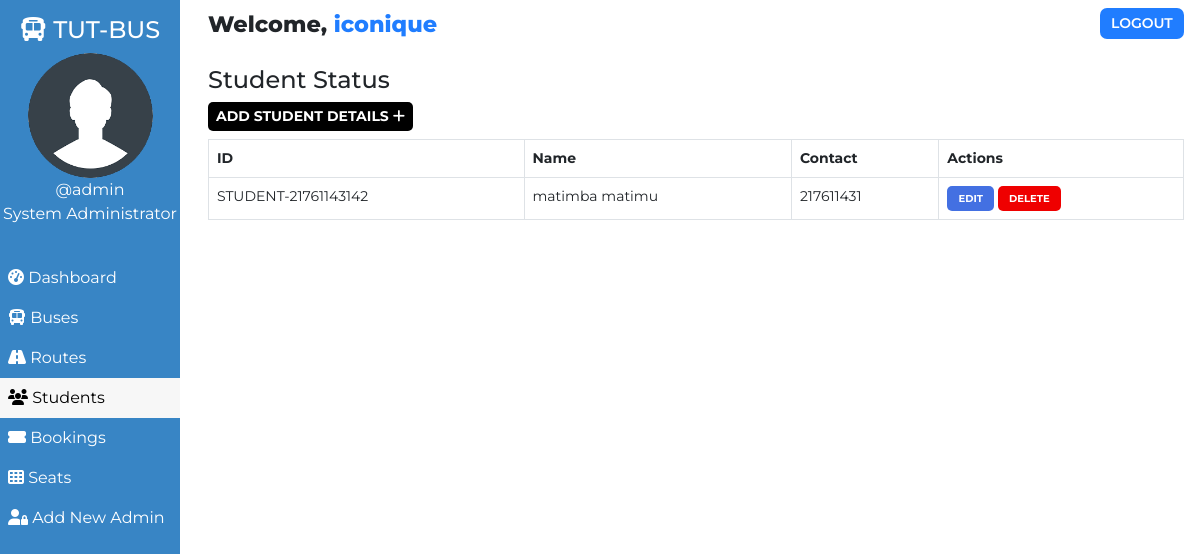
Page /admin/customer.php (signed in) on the committed database.
### tables this page shows
CREATE TABLE `users` (
  `user_id` int(11) NOT NULL,
  `user_fullname` varchar(100) NOT NULL,
  `user_name` varchar(30) NOT NULL,
  `user_password` varchar(255) NOT NULL,
  `user_created` datetime NOT NULL DEFAULT CURRENT_TIMESTAMP
);

CREATE TABLE `customers` (
  `id` int(100) NOT NULL,
  `customer_id` varchar(255) NOT NULL,
  `customer_name` varchar(30) NOT NULL,
  `customer_phone` varchar(10) NOT NULL,
  `customer_created` datetime NOT NULL DEFAULT CURRENT_TIMESTAMP
);

### admin/customer.php (the view, shortened to what this page needs)
<!DOCTYPE html>
<html lang="en">
<head>
    <link href="https://cdn.jsdelivr.net/npm/bootstrap@5.0.1/dist/css/bootstrap.min.css" rel="stylesheet">
    <?php
        $page="customer";
    ?>
</head>
<body>
    <?php require '../assets/partials/_admin-header.php';?>
        <?php
            $resultSql = "SELECT * FROM `customers` ORDER BY customer_created DESC";
            $resultSqlResult = mysqli_query($conn, $resultSql);
            if(!mysqli_num_rows($resultSqlResult)){ ?>
                <div class="container mt-4">
                    <div id="noCustomers" class="alert alert-dark " role="alert">
                        <h1 class="alert-heading">No Students registered to use a bus!!</h1>
                        <p class="fw-light">Be the first person to add Studets!</p>
                        <hr>
                        <div id="addCustomerAlert" class="alert alert-success" role="alert">
                                Click on <button id="add-button" class="button btn-sm"type="button"data-bs-toggle="modal" data-bs-target="#addModal">ADD <i class="fas fa-plus"></i></button> to add a Student!
                        </div>
                    </div>
                </div>
            <?php }
            else { ?>
            <section id="customer">
                <div id="head">
                    <h4>Student Status</h4>
                </div>
                <div id="customer-results">
                    <div>
                        <button id="add-button" class="button btn-sm"type="button"data-bs-toggle="modal" data-bs-target="#addModal">Add Student Details <i class="fas fa-plus"></i></button>
                    </div>
                    <table class="table table-hover table-bordered">
                        <thead>
                            <th>ID</th>
                            <th>Name</th>
                            <th>Contact</th>
                            <th>Actions</th>
                        </thead>
                        <?php
                            while($row = mysqli_fetch_assoc($resultSqlResult))
                            {
                                $id = $row["id"];
                                $customer_id = $row["customer_id"];
                                $customer_name = $row["customer_name"];
                                $customer_phone = $row["customer_phone"];
                        ?>
                        <tr>
                            <td>
                                <?php
                                    echo $customer_id;
                                ?>
                            </td>
                            <td>
                                <?php
                                    echo $customer_name;
                                ?>
                            </td>
                            <td>
                                <?php
                                    echo $customer_phone;
                                ?>
                            </td>
                            <td>
                            <button class="button edit-button " data-link="<?php echo $_SERVER['REQUEST_URI']; ?>" data-id="<?php
                                                echo $customer_id;?>" data-name="<?php
                                                echo $customer_name;?>" data-phone="<?php
                                                echo $customer_phone;?>"
                                                >Edit</button>
                                            <button class="button delete-button" data-bs-toggle="modal" data-bs-target="#deleteModal" data-id="<?php
                                                echo $id;?>">Delete</button>
                            </td>
                        </tr>
                    <?php
                        }
                    ?>
                    </table>
                </div>
            </section>
            <?php } ?>
        </div>
    </main>
</body>
</html>

### assets/partials/_admin-header.php (shortened to what this page needs)
<?php
    $conn = db_connect();
    $user_id = $_SESSION['user_id'];
    $sql = "SELECT * FROM users WHERE user_id = $user_id";
    $result = mysqli_query($conn, $sql);
    if($row = mysqli_fetch_assoc($result))
    {
        $user_fullname = $row["user_fullname"];
        $user_name = $row["user_name"];
    }
?>
    <main id="container">
        <div id="sidebar">
            <h4><i class="fas fa-bus"></i> TUT-BUS</h4>
            <div>
                <img class="adminDp" src="../assets/img/userav-min.png" height="125px" alt="Admin Profile Pic">
                <p>
                    <?php  echo '@'.$user_name;  ?>
                </p>
                <p>System Administrator</p>
            </div>
            <ul id="options">
                <li class="option <?php if($page=='dashboard'){ echo 'active';}?>">
                    <a href="./dashboard.php">
                    <i class="fas fa-tachometer-alt"></i> Dashboard
                    </a>
                </li>
                <li class="option <?php if($page=='bus'){ echo 'active';}?>">
                    <a href="./bus.php">
                    <i class="fas fa-bus"></i> Buses
                    </a>
                </li>
                <li class="option <?php if($page=='route'){ echo 'active';}?>">
                    <a href="./route.php">
                    <i class="fas fa-road"></i> Routes
                    </a>
                </li>
                <li class="option <?php if($page=='customer'){ echo 'active';}?>">
                    <a href="./customer.php">
                    <i class="fas fa-users"></i> Students
                    </a>
                </li>
                <li class="option <?php if($page=='booking'){ echo 'active';}?>">
                    <a href="./booking.php">
                    <i class="fas fa-ticket-alt"></i> Bookings
                    </a>
                </li>
                <li class="option <?php if($page=='seat'){ echo 'active';}?>">
                    <a href="./seat.php">
                    <i class="fas fa-th"></i> Seats
                    </a>
                </li>
                <li class="option <?php if($page=='signup'){ echo 'active';}?>">
                    <a href="./signup.php">
                    <i class="fas fa-user-lock"></i> Add New Admin
                    </a>
                </li>
            </ul>
        </div>
        <div id="main-content">
            <section id="welcome">
                <ul>
                    <li class="welcome-item">Welcome,
                        <span id="USER">
                            <?php
                                echo $user_fullname;
                            ?>
                        </span>
                    </li>
                    <li class="welcome-item">
                        <button id="logout" class="btn-sm">
                            <a href="../assets/partials/_logout.php">LOGOUT</a>
                        </button>
                    </li>
                </ul>
            </section>

### assets/styles/admin.php (style rules this page uses)
body { margin: 0; box-sizing: border-box; font-family: 'Montserrat', sans-serif; background-color: white; }
html { scroll-behavior: smooth; }
*, *::after, *::before { box-sizing: inherit; }
#USER { color: #207DFF; }
.adminDp { border-radius: 50%; }
#welcome { background-color: white; }
#welcome ul { display: flex; justify-content: space-between; list-style-type: none; padding: 0; margin: 0; }
#welcome li { margin: 0 1rem; padding: 0.5rem 0; }
#welcome li:first-child { font-weight: 800; font-size: 1.4rem; }
#logout { padding: 0.3rem 0.7rem; background-color: #207DFF; font-weight: 600; outline: none; border: none; border-radius: 7px; }
#logout a { color: white; text-decoration: none; }
@media only screen and (min-width:1000px) { #sidebar { text-align: center; background-color: #3885c5; color: white; width: 15%; position: fixed; top: 0%; padding-top: 1rem; z-index: 2; height: 100vh; } }
@media only screen and (min-width:1000px) { #sidebar p { margin: 0; } }
@media only screen and (min-width:1000px) { #sidebar ul { margin-top: 2rem; } }
@media only screen and (min-width:1000px) { #options { list-style-type: none; text-align: left; padding-left: 0; } }
@media only screen and (min-width:1000px) { .option a { display: block; padding: 0.5rem; text-decoration: none; color: inherit; } }
@media only screen and (min-width:1000px) { .active { background-color:#f7f7f7; color:black; } }
@media only screen and (min-width:1000px) { #main-content { margin-left: 16%; } }

### assets/styles/admin-options.php (style rules this page uses)
* { font-family: Montserrat; }
#booking #head, #customer #head, #route #head, #seat #head, #bus #head { padding-top: 1rem; }
#booking, #customer, #route, #bus, #seat { padding: 0 1rem; }
#booking-results > div, #customer-results > div, #route-results > div, #bus-results > div { margin-bottom: 0.5rem; }
#booking-results button, #customer-results button, #route button, #bus-results button { border-radius: 5px; }
.button { border: none; font-weight: bold; text-transform: uppercase; }
#add-button { background-color: black; color: white; }
table { font-size: 14px; }
#bus .edit-button, #bus .delete-button, #route .edit-button, #route .delete-button, #customer .edit-button, #customer .delete-button { padding: 0.3rem 0.7rem; }
table th,td { padding-left: 0.3rem; }
table button { color: white; }
.edit-button { background-color: #4370E2; }
.delete-button { background-color: #EF0000; }
.edit-button, .delete-button { font-size: 10px }

### rows in the picture
users: user_name "admin", user_fullname "iconique"
customers: customer "STUDENT-21761143142", customer_name "matimba matimu", customer_phone "217611431"
